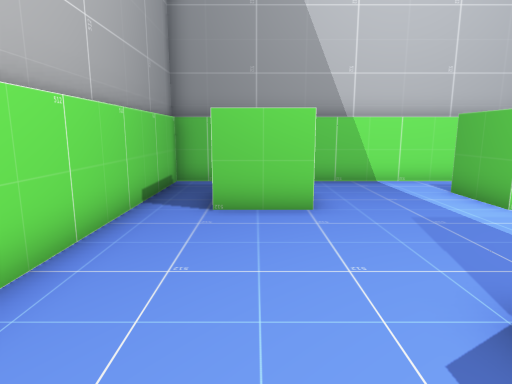
View 1 (above)

15 first-person views from a walk through a 3-D level made in the Unity game engine. The camera is 1.5 m above the floor, tilts 10° down and sees 75° across. The floor is counted in squares, 1 m on a side. Each view is taken from the middle of a square. On the plan, view 1 faces up. The plan holds only what a view shows up to about 15 squares ahead; the rest is blank.

View 2
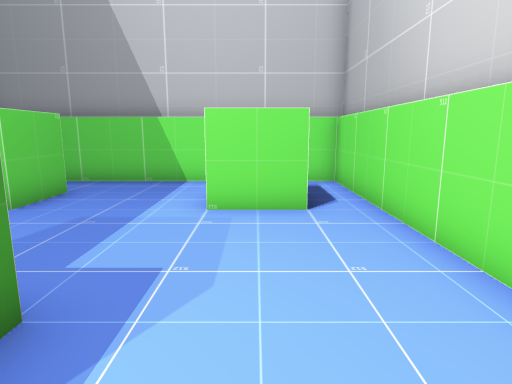

View 3
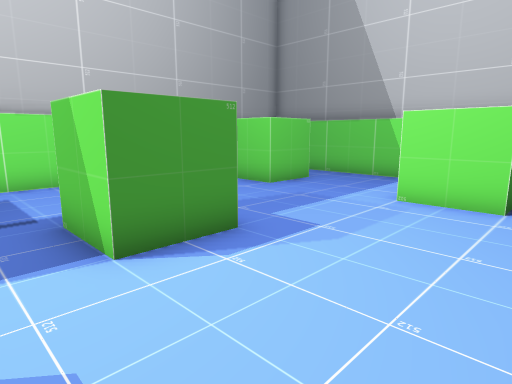

View 4
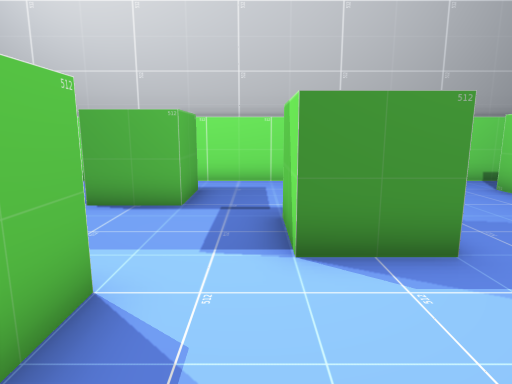

View 5
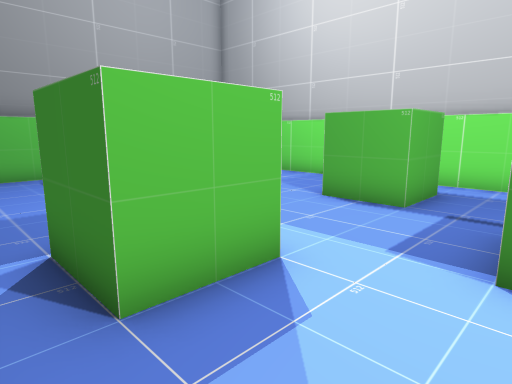

View 6
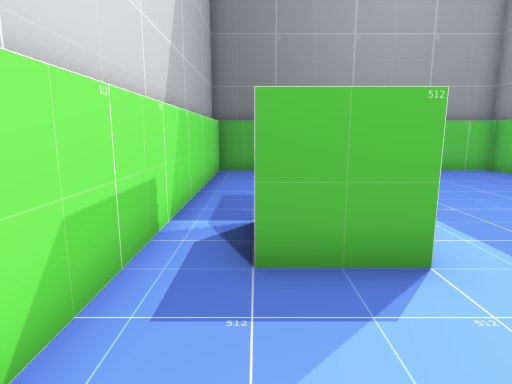

View 7
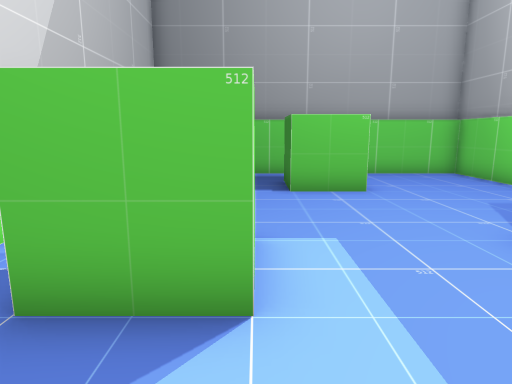

View 8
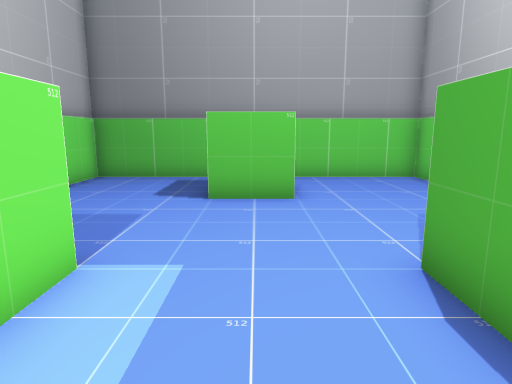

View 9
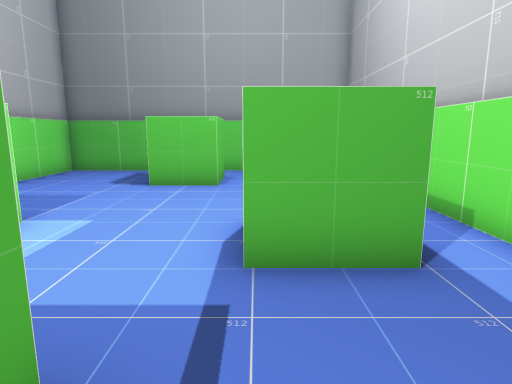

View 10
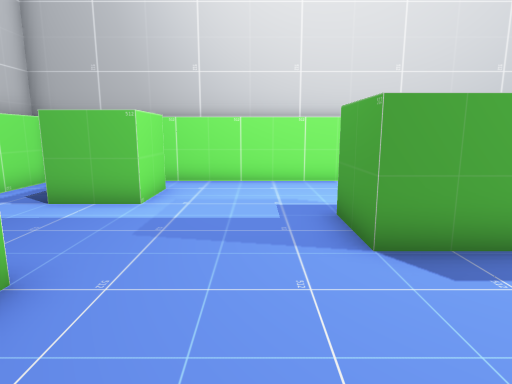

View 11
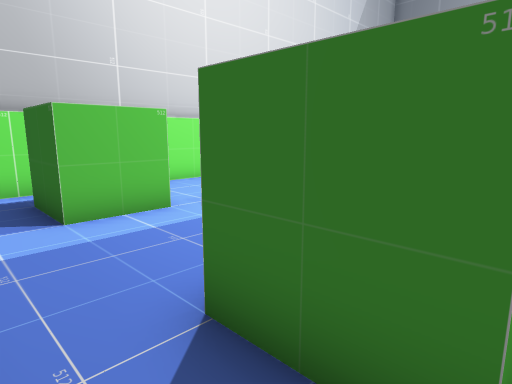

View 12
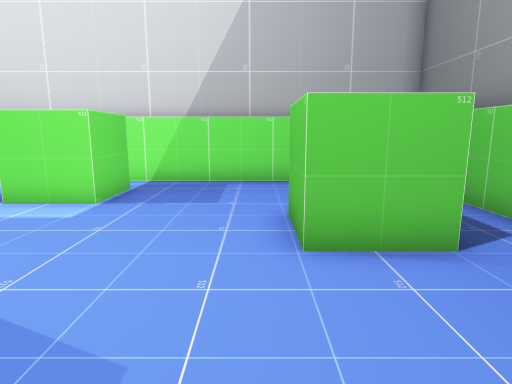

View 13
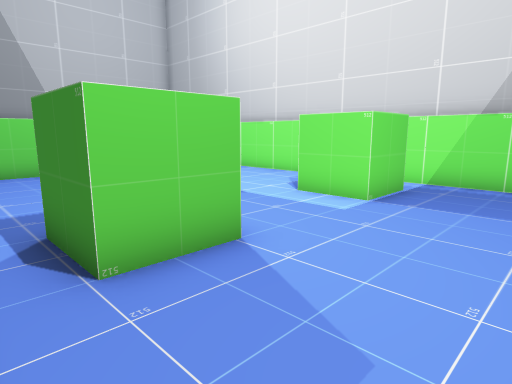

View 14
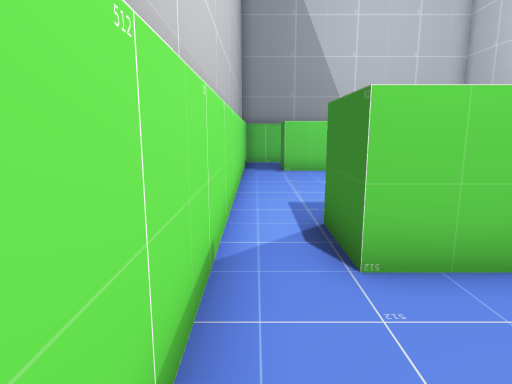

View 15
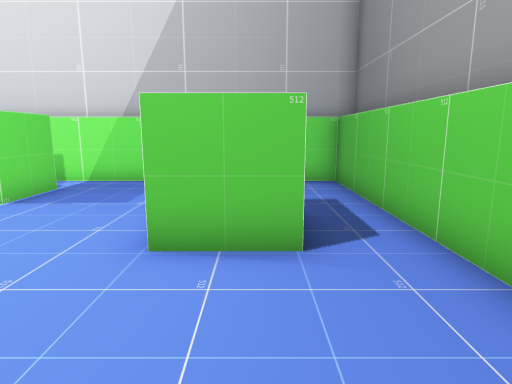

### Floor plan
Ten units are one square. View 1 is at (0, 0); x grows to the right and y downward. Boxes are objects, and circles mark ways between rooms. Rooms are numbered by the first view taken in them; rooms with no view inside come last. Other rooms are left out.
<svg viewBox="-30 -110 120 230">
<path fill="none" stroke="#000" d="M11 -65 -9 -65 -9 -85 11 -85 11 -65M21 -5 21 -25 41 -25 41 -5M70 -65 50 -65 50 -85 71 -85M50 16 70 16 70 36M-9 36 -9 16 11 16M85 35 85 -105 -25 -105 -25 35M70 -70 70 -65M21 96 21 76 41 76 41 96M70 36 50 36 50 16M11 16 11 36 -9 36M-25 35 -25 115 85 115 85 35M41 -5 21 -5"/>
<circle cx="-20" cy="25" r="3" fill="#2a7"/>
<circle cx="25" cy="5" r="3" fill="#2a7"/>
<circle cx="80" cy="25" r="3" fill="#2a7"/>
<text x="30" y="-40">1</text>
<text x="30" y="70">2</text>
</svg>
Room 1 opens to room 2.

Where each view was taken, in squares from view 1:
view 1: 0 up, 0 right, facing up
view 2: 0 up, 6 right, facing up
view 3: 1 down, 8 right, facing up-left
view 4: 0 up, 8 right, facing left
view 5: 1 up, 8 right, facing down-left
view 6: 2 up, 7 right, facing down
view 7: 1 up, 5 right, facing down
view 8: 0 up, 3 right, facing down
view 9: 2 up, 1 right, facing down
view 10: 4 up, 2 left, facing right
view 11: 10 up, 1 left, facing down-right
view 12: 7 down, 2 left, facing right
view 13: 7 down, 2 left, facing up-right
view 14: 7 down, 2 left, facing up
view 15: 9 down, 2 left, facing right
